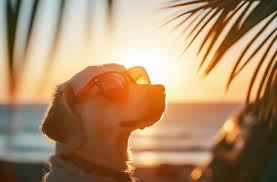
#> input picture TP-pre/dataset/1.jpg, 277 x 182 px; its folder holds only this picture in this run
$ python main.py
#> lines starting #> are read from the running program, lines starting #| are printed output that depends on the picture
import pywt
import cv2
import matplotlib.pyplot as plt
import numpy as np
import os
from matplotlib.widgets import Button
from pathlib import Path

class TextureSearchEngine:
    def __init__(self, dataset_folder='dataset'):
        self.dataset_folder = dataset_folder
        self.image_paths = []
        self.features_db = []
        self.load_dataset()

    def load_dataset(self):
        """Charger toutes les images du dossier dataset"""
        if not os.path.exists(self.dataset_folder):
            print(f"Le dossier {self.dataset_folder} n'existe pas!")
            return

        for filename in os.listdir(self.dataset_folder):
            if filename.lower().endswith(('.jpg', '.jpeg', '.png', '.bmp')):
                filepath = os.path.join(self.dataset_folder, filename)
                self.image_paths.append(filepath)

        print(f"✓ {len(self.image_paths)} images chargées depuis {self.dataset_folder}")

    def extract_texture_features(self, image_path):
        """Extraire les caractéristiques de texture avec wavedec2"""
        # Charger l'image en niveaux de gris
        image = cv2.imread(image_path, cv2.IMREAD_GRAYSCALE)
        if image is None:
            return None

        # Redimensionner pour uniformiser
        image = cv2.resize(image, (256, 256))

        # Décomposition en ondelettes à 3 niveaux
        coeffs = pywt.wavedec2(image, 'haar', level=3)

        # Extraire les statistiques de chaque sous-bande
        features = []

        # Approximation (LL)
        cA = coeffs[0]
        features.extend([
            np.mean(cA),
            np.std(cA),
            np.median(cA)
        ])

        # Détails (LH, HL, HH) pour chaque niveau
        for (cH, cV, cD) in coeffs[1:]:
            for coeff in [cH, cV, cD]:
                features.extend([
                    np.mean(np.abs(coeff)),
                    np.std(coeff),
                    np.max(np.abs(coeff))
                ])

        return np.array(features)

    def build_features_database(self):
        """Construire la base de données de caractéristiques"""
        print("Construction de la base de données de caractéristiques...")
        self.features_db = []

        for i, img_path in enumerate(self.image_paths):
            features = self.extract_texture_features(img_path)
            if features is not None:
                self.features_db.append(features)
            print(f"  Traitement: {i+1}/{len(self.image_paths)}", end='\r')

        self.features_db = np.array(self.features_db)
        print(f"\n✓ Base de données construite avec {len(self.features_db)} images")

    def calculate_similarity(self, features1, features2):
        """Calculer la similarité entre deux vecteurs de caractéristiques"""
        # Distance euclidienne normalisée
        distance = np.linalg.norm(features1 - features2)
        # Convertir en similarité (0-1, 1 = identique)
        similarity = 1 / (1 + distance)
        return similarity

    def search(self, query_image_path, top_k=5):
        """Rechercher les images les plus similaires"""
        # Extraire les caractéristiques de l'image requête
        query_features = self.extract_texture_features(query_image_path)

        if query_features is None:
            print("Erreur lors du chargement de l'image requête")
            return []

        # Calculer les similarités
        similarities = []
        for i, db_features in enumerate(self.features_db):
            sim = self.calculate_similarity(query_features, db_features)
            similarities.append((self.image_paths[i], sim))

        # Trier par similarité décroissante
        similarities.sort(key=lambda x: x[1], reverse=True)

        return similarities[:top_k]

    def visualize_search_results(self, query_image_path, top_k=6):
        """Visualiser les résultats de recherche"""
        results = self.search(query_image_path, top_k)

        # Créer la figure
        fig = plt.figure(figsize=(16, 10))
        fig.suptitle('Moteur de Recherche d\'Images par Texture (Wavelet Decomposition)',
                     fontsize=16, fontweight='bold')

        # Image requête avec sa décomposition
        query_img = cv2.imread(query_image_path, cv2.IMREAD_GRAYSCALE)
        query_img_resized = cv2.resize(query_img, (256, 256))

        # Afficher l'image requête
        ax1 = plt.subplot(3, 4, 1)
        ax1.imshow(query_img_resized, cmap='gray')
        ax1.set_title('IMAGE REQUÊTE', fontweight='bold', color='red', fontsize=12)
        ax1.axis('off')

        # Décomposition de l'image requête
        coeffs_query = pywt.wavedec2(query_img_resized, 'haar', level=3)
        dywtarray_query, _ = pywt.coeffs_to_array(coeffs_query)
        norm_query = (dywtarray_query - np.min(dywtarray_query)) / (np.max(dywtarray_query) - np.min(dywtarray_query) + 1e-9)

        ax2 = plt.subplot(3, 4, 2)
        ax2.imshow(norm_query, cmap='gray')
        ax2.set_title('Décomposition Wavelet', fontsize=10)
        ax2.axis('off')

        # Afficher les résultats
        for i, (img_path, similarity) in enumerate(results):
            # Image résultat
            result_img = cv2.imread(img_path, cv2.IMREAD_GRAYSCALE)
            result_img = cv2.resize(result_img, (256, 256))

            ax = plt.subplot(3, 4, i + 5)
            ax.imshow(result_img, cmap='gray')

            filename = os.path.basename(img_path)
            color = 'green' if i == 0 else 'blue'
            ax.set_title(f'#{i+1}: {filename}\nSimilarité: {similarity:.3f}',
                        fontsize=9, color=color, fontweight='bold' if i == 0 else 'normal')
            ax.axis('off')

            # Bordure pour le résultat le plus similaire
            if i == 0:
                for spine in ax.spines.values():
                    spine.set_edgecolor('green')
                    spine.set_linewidth(3)

        plt.tight_layout()
        plt.show()

    # [125 lines left out: functions interactive_compare, change_image, update_comparison, not called in this run]


# Menu principal
def main():
    print("=" * 60)
    print("MOTEUR DE RECHERCHE D'IMAGES PAR TEXTURE")
    print("Utilisant la décomposition en ondelettes (wavedec2)")
    print("=" * 60)

    engine = TextureSearchEngine('dataset')

    if len(engine.image_paths) == 0:
        print("Aucune image trouvée dans le dossier dataset!")
        return

    print("\nConstruction de la base de données...")
    engine.build_features_database()
#> in extract_texture_features, `image = cv2.imread(image_path, cv2.IMREAD_GRAYSCALE)`:
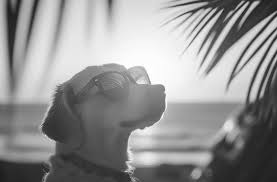
#> image: shape (182, 277); min 24, max 255, mean 147.1
#> in extract_texture_features, `image = cv2.resize(image, (256, 256))`:
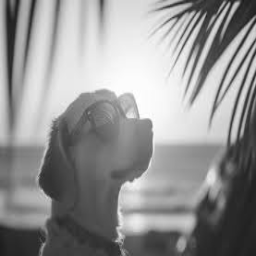
#> image: shape (256, 256); min 26, max 255, mean 146.9
#> in extract_texture_features, `coeffs = pywt.wavedec2(image, 'haar', level=3)`: coeffs = 4 items
#> in extract_texture_features, `cA = coeffs[0]`:
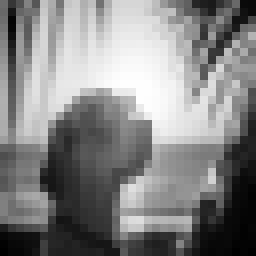
#> cA: shape (32, 32) float64 (shown 8 times larger); min 264.1, max 2018.6, mean 1175.6; drawn with min black and max white
#> the loop in extract_texture_features, `for (cH, cV, cD) in coeffs[1:]:` made 3 passes
#> after the loop in extract_texture_features, `for (cH, cV, cD) in coeffs[1:]:`:
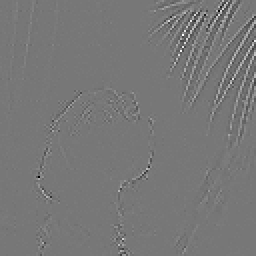
#> coeff: shape (128, 128) float64 (shown 2 times larger); min -35.5, max 40, mean 0; drawn with min black and max white
#> after the loop in extract_texture_features, `for (cH, cV, cD) in coeffs[1:]:`: features = 30 values, max 1194.8 at index 2, min 1.24 at index 27, mean 169.9
#| ✓ Base de données construite avec 1 images

    while True:
        print("\n" + "=" * 60)
        print("MENU:")
        print("1. Rechercher des images similaires")
        print("2. Comparer deux images (interface interactive)")
        print("3. Quitter")
        print("=" * 60)

        choice = input("\nVotre choix (1-3): ").strip()
#> the answer given: 1

        if choice == '1':
            print("\nImages disponibles:")
            for i, path in enumerate(engine.image_paths):
                print(f"  {i+1}. {os.path.basename(path)}")

            try:
                idx = int(input(f"\nChoisissez une image (1-{len(engine.image_paths)}): ")) - 1
#> the answer given: 1
                if 0 <= idx < len(engine.image_paths):
                    top_k = int(input("Nombre de résultats à afficher (défaut: 6): ") or "6")
#> the answer given: 3
                    engine.visualize_search_results(engine.image_paths[idx], top_k)
#> the loop in extract_texture_features (call 2), `for (cH, cV, cD) in coeffs[1:]:` made 3 passes
#> in search, `query_features = self.extract_texture_features(query_image_path)`: query_features has the same summary as features in extract_texture_features
#> the loop in search, `for i, db_features in enumerate(self.features_db):` made 1 pass
#> (distance in calculate_similarity, similarity in calculate_similarity, sim) on pass 1: (0, 1, 1)
#> after the loop in search, `for i, db_features in enumerate(self.features_db):`: similarities = [('dataset/1.jpg', 1)]
#> in visualize_search_results, `coeffs_query = pywt.wavedec2(query_img_resized, 'haar', level=3)`: coeffs_query = 4 items
#> in visualize_search_results, `dywtarray_query, _ = pywt.coeffs_to_array(coeffs_query)`:
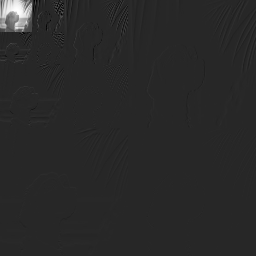
#> dywtarray_query: shape (256, 256) float64; min -371.8, max 2018.6, mean 18.8; drawn with min black and max white
#> in visualize_search_results, `color = 'green' if i == 0 else 'blue'`: color = 'green'
#> the loop in visualize_search_results, `for spine in ax.spines.values():` made 4 passes
                else:
                    print("Index invalide!")
            except ValueError:
                print("Entrée invalide!")

        elif choice == '2':
            engine.interactive_compare()

        elif choice == '3':
            print("\nAu revoir!")
            break

        else:
            print("Choix invalide!")


if __name__ == '__main__':
#> (the run stopped early here; a loop or call above may not have finished)
